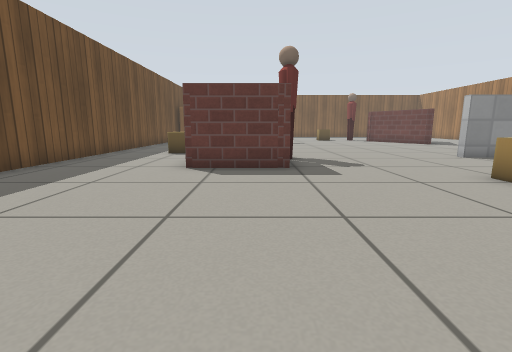
[1] (above)

17 first-person views from a walk through a robot-simulator world made for Gazebo. The camera is 0.5 m above the floor, tilts 10° down and sees 85° across. The lines on the ground mark 1 m squares. The floor is counted in squares, 0.5 m on a side. Each view is taken from the middle of a square. On the plan, view 1 faces up. The plan holds only what a view shows up to about 11 squares ahead; the rest is blank. Gazebo's built-in surfaces are drawn with simple patterns. Simple shapes stand in for some stock models.

[2]
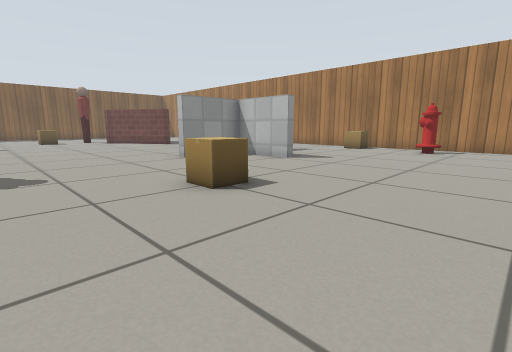

[3]
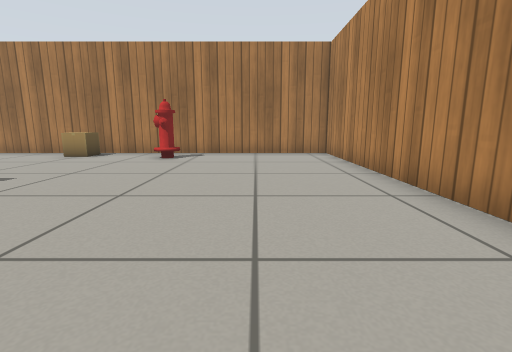

[4]
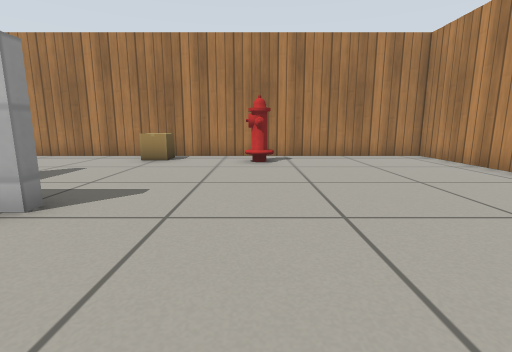

[5]
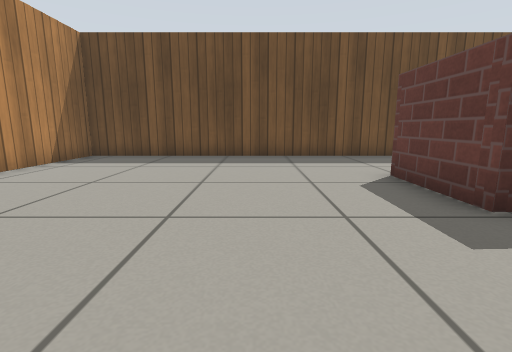

[6]
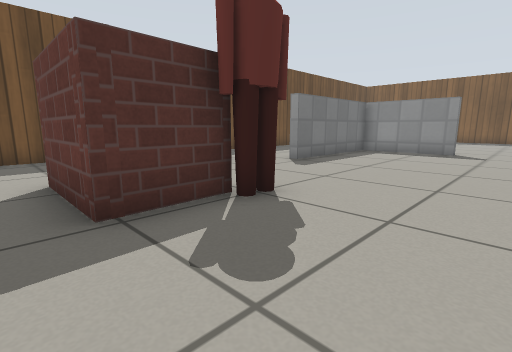

[7]
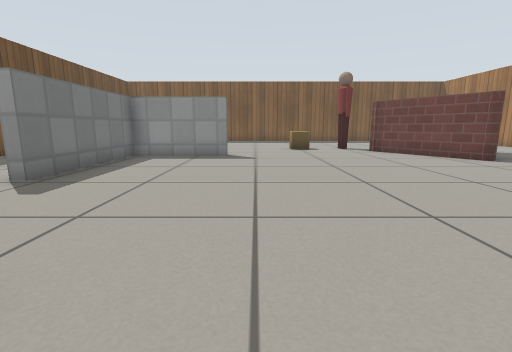

[8]
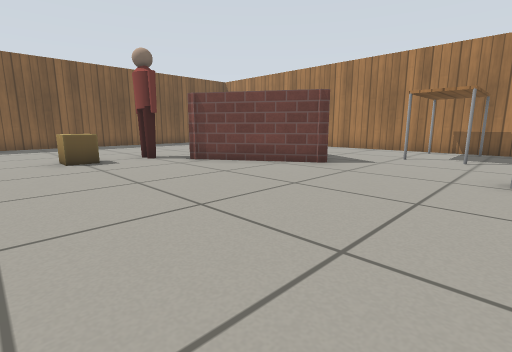

[9]
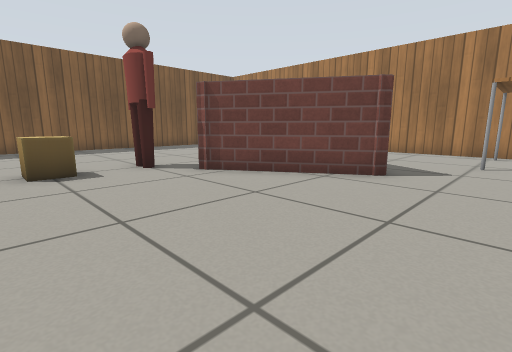

[10]
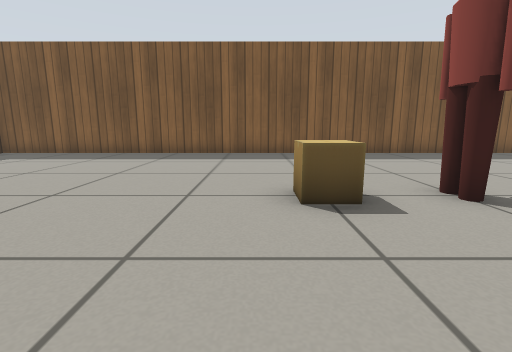

[11]
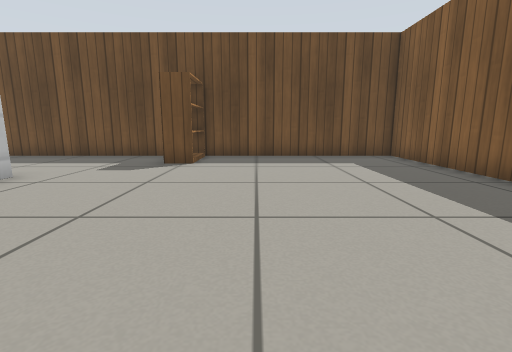

[12]
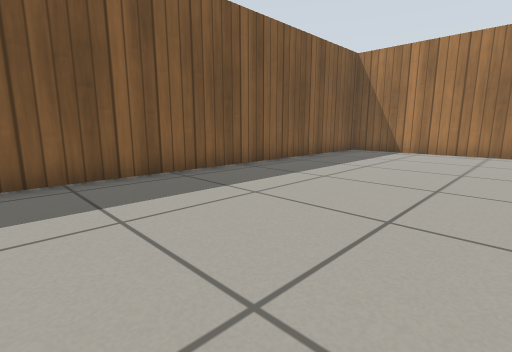

[13]
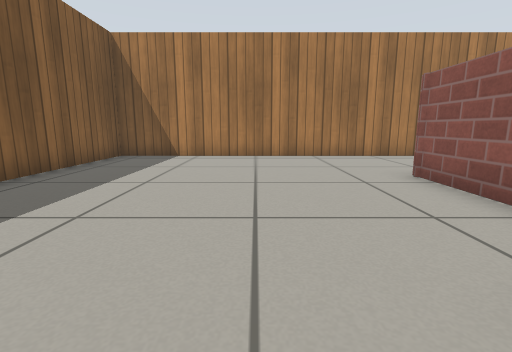

[14]
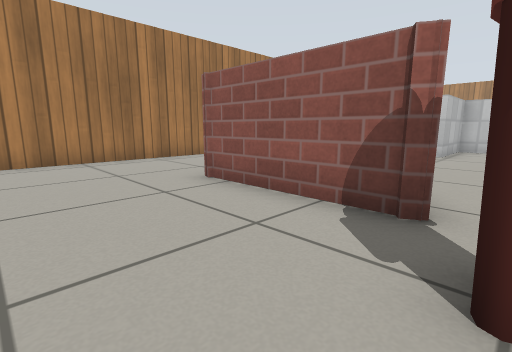

[15]
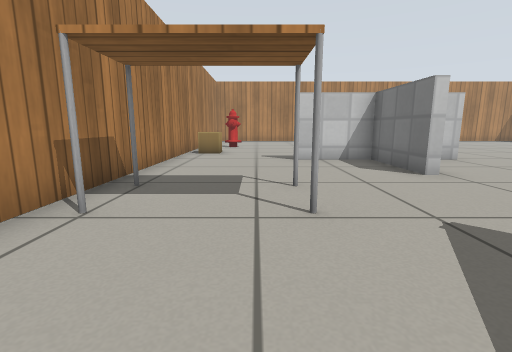

[16]
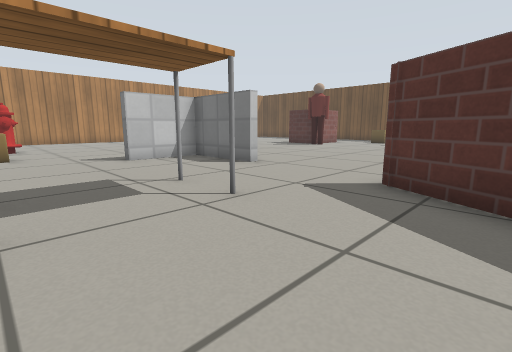

[17]
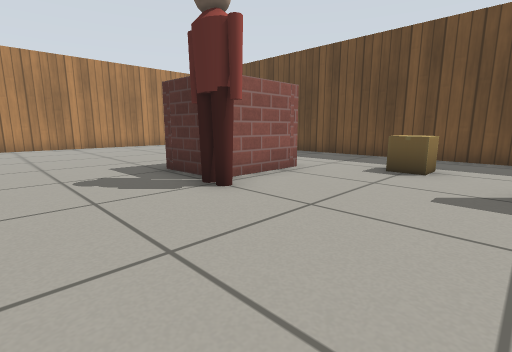

### Floor plan
Points are (right, up) in squares from view 1. A wall is a line through its corners. A room is listed if a view was taken in it or the views show most of it. See-through windows are left out.
Room 1 (views 1, 2, 3, 4, 5, 6, 7, 8, 9, 10, 11, 12, 13, 14, 15, 16, 17)
walls: (6.8, 9.4) (9.2, 9.4) (9.2, 12.3); (9.5, 12.3) (9.5, 9.4) (11.9, 9.4); (2, 17.8) (-1.3, 17.8) (-1.3, 13); (0.8, 8.5) (0.8, 6.8) (-1.8, 6.8); (9.2, 6.6) (9.2, 9.1) (6.8, 9.1); (10.9, 17.9) (10, 16.1) (7.7, 19.7) (11.9, 19.7); (-1.9, 8.7) (0.4, 8.7); (-5.7, 12.6) (-5.7, -1.7) (-2.1, -1.7); (2.2, -1.7) (3.4, -1.7); (7.8, -1.7) (15.7, -1.7) (15.7, 27.7) (-5.7, 27.7) (-5.7, 14.4)
objects: bookshelf (-5, 21) to (-4, 21); cardboard box (-3, 11); person (1, 9); cardboard box (5, 5); cardboard box (5, 21); person (7, 21); table (13, 14) to (15, 15); fire hydrant (14, 4); cardboard box (15, 7)

Where each view was taken, in squares from view 1:
view 1: 0 up, 0 right, facing up
view 2: 1 up, 2 right, facing up-right
view 3: 1 up, 5 right, facing right
view 4: 4 up, 6 right, facing right
view 5: 4 up, 4 right, facing left
view 6: 6 up, 4 right, facing up-left
view 7: 8 up, 3 right, facing up
view 8: 12 up, 3 right, facing up-right
view 9: 14 up, 4 right, facing up-right
view 10: 17 up, 4 right, facing up
view 11: 23 up, 4 right, facing left
view 12: 22 up, 4 right, facing up-right
view 13: 23 up, 6 right, facing right
view 14: 23 up, 7 right, facing down-right
view 15: 18 up, 13 right, facing down
view 16: 18 up, 15 right, facing down-left
view 17: 13 up, 4 right, facing down-left
